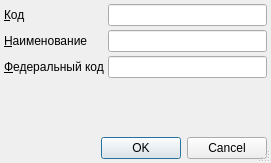
<?xml version="1.0" encoding="UTF-8"?>
<ui version="4.0">
 <class>ItemEditorDialog</class>
 <widget class="QDialog" name="ItemEditorDialog">
  <property name="geometry">
   <rect>
    <x>0</x>
    <y>0</y>
    <width>271</width>
    <height>163</height>
   </rect>
  </property>
  <property name="windowTitle">
   <string>ChangeMe!</string>
  </property>
  <property name="sizeGripEnabled">
   <bool>true</bool>
  </property>
  <layout class="QGridLayout">
   <property name="margin">
    <number>4</number>
   </property>
   <property name="spacing">
    <number>4</number>
   </property>
   <item row="2" column="1" colspan="2">
    <widget class="QLineEdit" name="edtName"/>
   </item>
   <item row="2" column="0">
    <widget class="QLabel" name="lblName">
     <property name="sizePolicy">
      <sizepolicy hsizetype="Maximum" vsizetype="Preferred">
       <horstretch>0</horstretch>
       <verstretch>0</verstretch>
      </sizepolicy>
     </property>
     <property name="text">
      <string>&amp;Наименование</string>
     </property>
     <property name="buddy">
      <cstring>edtName</cstring>
     </property>
    </widget>
   </item>
   <item row="0" column="0">
    <widget class="QLabel" name="lblCode">
     <property name="sizePolicy">
      <sizepolicy hsizetype="Maximum" vsizetype="Preferred">
       <horstretch>0</horstretch>
       <verstretch>0</verstretch>
      </sizepolicy>
     </property>
     <property name="text">
      <string>&amp;Код</string>
     </property>
     <property name="buddy">
      <cstring>edtCode</cstring>
     </property>
    </widget>
   </item>
   <item row="0" column="1" colspan="2">
    <widget class="QLineEdit" name="edtCode"/>
   </item>
   <item row="5" column="0">
    <spacer>
     <property name="orientation">
      <enum>Qt::Vertical</enum>
     </property>
     <property name="sizeHint" stdset="0">
      <size>
       <width>73</width>
       <height>16</height>
      </size>
     </property>
    </spacer>
   </item>
   <item row="6" column="0" colspan="3">
    <widget class="QDialogButtonBox" name="buttonBox">
     <property name="orientation">
      <enum>Qt::Horizontal</enum>
     </property>
     <property name="standardButtons">
      <set>QDialogButtonBox::Cancel|QDialogButtonBox::Ok</set>
     </property>
    </widget>
   </item>
   <item row="3" column="0">
    <widget class="QLabel" name="lblFederalCode">
     <property name="sizePolicy">
      <sizepolicy hsizetype="Maximum" vsizetype="Preferred">
       <horstretch>0</horstretch>
       <verstretch>0</verstretch>
      </sizepolicy>
     </property>
     <property name="text">
      <string>&amp;Федеральный код</string>
     </property>
     <property name="buddy">
      <cstring>edtFederalCode</cstring>
     </property>
    </widget>
   </item>
   <item row="3" column="1" colspan="2">
    <widget class="QLineEdit" name="edtFederalCode"/>
   </item>
  </layout>
 </widget>
 <tabstops>
  <tabstop>edtCode</tabstop>
  <tabstop>edtName</tabstop>
  <tabstop>edtFederalCode</tabstop>
  <tabstop>buttonBox</tabstop>
 </tabstops>
 <resources/>
 <connections>
  <connection>
   <sender>buttonBox</sender>
   <signal>accepted()</signal>
   <receiver>ItemEditorDialog</receiver>
   <slot>accept()</slot>
   <hints>
    <hint type="sourcelabel">
     <x>168</x>
     <y>132</y>
    </hint>
    <hint type="destinationlabel">
     <x>117</x>
     <y>106</y>
    </hint>
   </hints>
  </connection>
  <connection>
   <sender>buttonBox</sender>
   <signal>rejected()</signal>
   <receiver>ItemEditorDialog</receiver>
   <slot>reject()</slot>
   <hints>
    <hint type="sourcelabel">
     <x>248</x>
     <y>132</y>
    </hint>
    <hint type="destinationlabel">
     <x>247</x>
     <y>107</y>
    </hint>
   </hints>
  </connection>
 </connections>
</ui>
